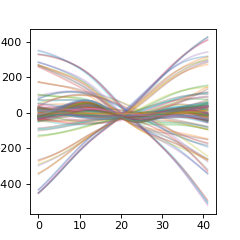

Recreate this plot in Python.
import numpy as np
import matplotlib.pylab as plt
import seg1d 

#retrieve the sample reference, target, and weight data
r,t,w = seg1d.sampleData(c=0.5)

# Note: The reference data shown here is centered at 0 on the y axis (vertical).
# As the algorithm process is based on the shape of the curve, it is irrelevant
# what this offset is.

# plot reference data
plt_r = np.asarray( [ x for y in r for x in y.values()  ]  ).T
plt.figure(figsize=(3,3)) # doctest: +SKIP
plt.plot(plt_r,alpha=0.3) # doctest: +SKIP
plt.show() # doctest: +SKIP
